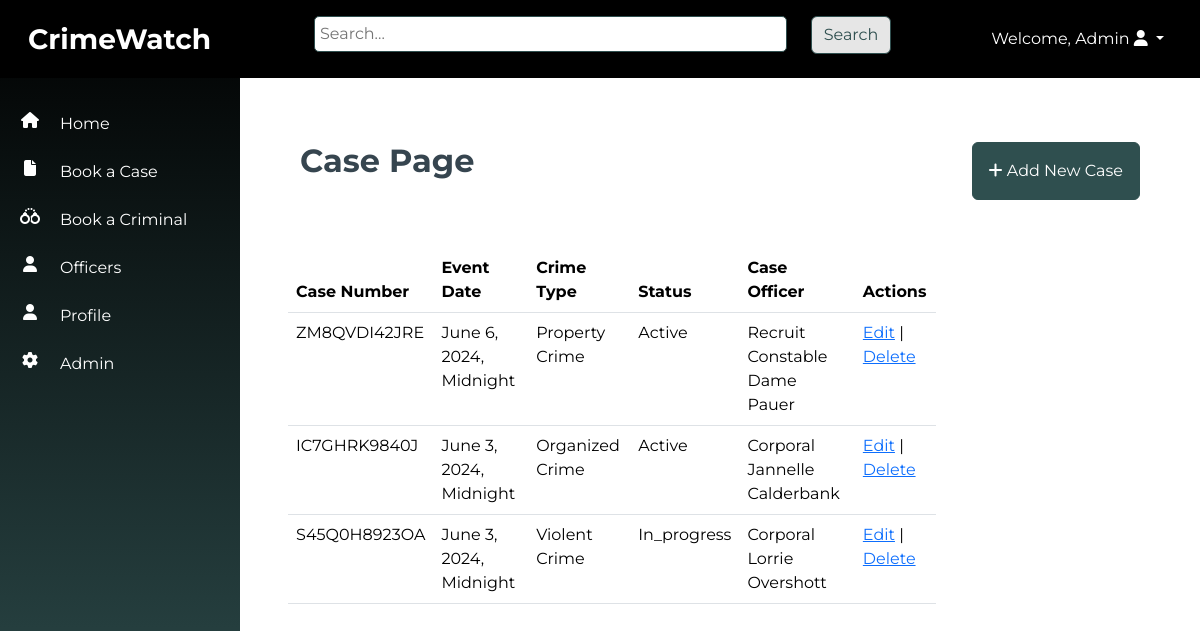
The app's page /cases/ (signed in) with its own data.
### cases/models.py (models this page shows, shortened)
class CriminalCase(models.Model):
    CASE_STATUS_CHOICES = [
        ('active', 'Active'),
        ('in_progress', 'In Progress'),
        ('closed', 'Closed'),
    ]
    case_number = models.CharField(max_length=12, unique=True, editable=False)
    event_date = models.DateTimeField()
    crime_type = models.ForeignKey(CrimeType, on_delete=models.CASCADE)
    crime_subcategory = models.ForeignKey(CrimeSubcategory, on_delete=models.CASCADE)
    location_of_crime = models.CharField(max_length=255)
    case_description = models.TextField()
    witnesses = models.CharField(max_length=255)
    known_suspects = models.CharField(max_length=255)
    arrested_suspects = models.CharField(max_length=255)
    case_status = models.CharField(max_length=12, choices=CASE_STATUS_CHOICES)
    pictures_of_evidence = models.ImageField(upload_to='src/images/', null=True, blank=True)
    case_officer = models.ForeignKey(Officer, on_delete=models.CASCADE, null=True)

class CrimeType(models.Model):
    name = models.CharField(max_length=100)
    def __str__(self):
        return self.name

### officers/models.py (models this page shows)
class Officer(models.Model):
    SEX_CHOICES = [
        ('male', 'Male'),
        ('female', 'Female'),
    ]
    RANK_CHOICES = [
        ('Recruit Constable', 'Recruit Constable'),
        ('Constable', 'Constable'),
        ('Corporal', 'Corporal'),
        ('Sergeant', 'Sergeant'),
        ('Sergeant Major', 'Major'),
        ('Inspector', 'Inspector'),
    ]
    DUTY_STATUS = [
        ('On Duty', 'On Duty'),
        ('Off Duty', 'Off Duty'),
    ]
    name = models.CharField(max_length=100)
    sex = models.CharField(max_length=10, choices=SEX_CHOICES, default="Male")
    rank = models.CharField(max_length=100, choices=RANK_CHOICES, blank=True)
    badge_number = models.IntegerField(unique=True)
    area = models.CharField(max_length=100)
    date_of_birth = models.DateField()
    phone_number = models.CharField(max_length=100)
    email = models.EmailField(unique=True)
    address = models.CharField(max_length=255)
    city = models.CharField(max_length=100)
    state = models.CharField(max_length=100)
    nationality = models.CharField(max_length=255, default="Nigerian")
    duty_status = models.CharField(max_length=10, choices=DUTY_STATUS, default="On Duty")
    def __str__(self):
        return f"{self.rank} {self.name}"

### cases/views.py (the view)
# urls.py: path('', views.case_list, name='case_list'),
@login_required
def case_list(request):
    cases = CriminalCase.objects.all()
    return render(request, 'case_list.html', {'cases': cases})

### cases/templates/case_list.html (shortened to what this page needs)
{% extends 'base.html' %}
{% block content %}
<div class="container-fluid p-5">
    <div class="row mb-5">
        <div class="col-6">
            <h1 class="fw-bold fs-2">Case Page</h1>
        </div>
        <div class="col-6 ">
            <a href="{% url 'case_create' %}" class="btn btn-primary p-3 float-end"><i class="fa fa-plus"></i> Add New Case</a>
        </div>
    </div>
    <div class="row">
        <table class="table w-75">
            <thead>
                <tr>
                    <th scope="col">Case Number</th>
                    <th scope="col">Event Date</th>
                    <th scope="col">Crime Type</th>
                    <th scope="col">Status</th>
                    <th scope="col">Case Officer</th>
                    <th scope="col">Actions</th>
                </tr>
            </thead>
            <tbody>
                {% for case in cases %}
                    <tr>
                        <td class="text-capitalize">{{ case.case_number }}</td>
                        <td class="text-capitalize">{{ case.event_date}}</td>
                        <td class="text-capitalize">{{ case.crime_type }}</td>
                        <td class="text-capitalize">{{ case.case_status }}</td>
                        <td class="text-capitalize">{{ case.case_officer }}</td>
                        <td>
                            <a href="{% url 'case_update' case.pk %}">Edit</a> |
                            <a href="{% url 'case_delete' case.pk %}">Delete</a>
                        </td>
                    </tr>
                {% endfor %}
            </tbody>
        </table>
    </div>
</div>
{% endblock %}

### templates/base.html (shortened to what this page needs)
<!DOCTYPE html>
<html lang="en">
<head>
    <link rel="stylesheet" href="https://cdnjs.cloudflare.com/ajax/libs/font-awesome/6.5.2/css/all.min.css">
    {% load static %}
    <link rel="stylesheet" type="text/css" href="{% static 'src/styles.css' %}">
    <link href="https://cdn.jsdelivr.net/npm/bootstrap@5.3.3/dist/css/bootstrap.min.css" rel="stylesheet">
</head>
<body>
    <nav class="navbar navbar-expand-sm navbar-dark p-3">
        <div class="container-fluid">
            <div class="col-md-3"><a class="navbar-brand fs-3 fw-bold" href="{% url 'home' %}">CrimeWatch</a></div>
            <div class="col-md-6 d-none d-sm-block">
              <form method="get" action="{% url 'search_results' %}">
                <div class="row mb-2 align-items-start">
                  <div class="col-md-10">
                    <input type="text" name="q" placeholder="Search...">
                  </div>
                  <div class="col-md-2 rounded-top">
                    <button type="submit" class="btn btn-gray">Search</button>
                  </div>
              </div>
            </form>
          </div>
                <div class="col-md-3 d-none d-sm-block float-end">
                  {% if user.is_authenticated %}
                  <ul class="navbar-nav ml-3 justify-content-end">
                  <li class="dropdown nav-item">
                      <a href="#" class="dropdown-toggle nav-link text-white text-capitalize" data-bs-toggle="dropdown">Welcome, {{ user.username }} <i class="fa fa-user"></i> <b class="caret"></b></a>
                  </li></ul>
                  {% else %}
                  <li><a href="{% url 'login' %}">Login</a></li>
                  {% endif %}
          </div>
        </div>
      </nav>
    <div class="container-fluid">
        <div class="row">
        <div class="vert-bar d-none d-sm-block">
            <ul class="navbar-nav">
              <li class="nav-item my-1  py-2 row align-items-start">
                <i class="col-3 fa fa-house text-center"></i>
                <a class="col-9 nav-link p-0 m-0" href="{% url 'home' %}">Home</a>
              </li>
              <li class="nav-item my-1  py-2 row align-items-start">
                <i class="col-3 fa fa-file text-center"></i>
                <a class="col-9 nav-link p-0 m-0" href="{% url 'case_create' %}">Book a Case</a>
              </li>
              <li class="nav-item my-1  py-2 row align-items-start">
                <i class="col-3 fa fa-handcuffs text-center"></i>
                <a class="col-9 nav-link p-0 m-0" href="{% url 'criminal_create' %}">Book a Criminal</a>
              </li>
              <li class="nav-item my-1 py-2 row align-items-start">
                <i class="col-3 fa fa-user text-center"></i>
                <a class="col-9 nav-link p-0 m-0" href="{% url 'officer_list' %}">Officers</a>
              </li>
              <li class="nav-item my-1 py-2 row align-items-start">
                <i class="col-3 fa fa-user text-center"></i>
                <a class="col-9 nav-link p-0 m-0" href="{% url 'profile' %}">Profile</a>
              </li>
              <li class="nav-item my-1 py-2 row align-items-start">
                <i class="col-3 fa fa-gear text-center"></i>
                <a class="col-9 nav-link p-0 m-0" href="{% url 'admin:index' %}">Admin</a>
              </li>
              </ul>
        </div>
        <div class="content pt-3">
            {% block content %}{% endblock %}
        </div>
        </div>
    </div>
</body>
</html>

### static/src/styles.css (style rules this page uses)
body { font-family: 'Montserrat', sans-serif !important; color: var(--charcoal) !important; }
:root { --dark-slate-gray:#2F4F4F; --dark-khaki: #BDB76B; --crimson-red: #DC143C; --ivory: ##FFFFF0; --charcoal: #36454F; --dim-gray: #696969; --orange: #FFa500 }
.navbar { background:black; color: var(--dark-slate-gray) !important; z-index: 2; }
.btn-primary { background-color: var(--dark-slate-gray) !important; border-color: var(--dark-slate-gray) !important; }
.btn-gray { background-color: #e6e6e6 !important; color: var(--ivory) !important; border-color: var(--dark-slate-gray) !important; }
.vert-bar { background-image: linear-gradient(180deg, black, var(--dark-slate-gray)) !important; position: fixed; top: 0; left: 0; z-index: 1; padding-top: 100px !important; width: 20% !important; height: 100%; color: white; padding: 20px 0; overflow-x: hidden; }
input[type="text"], input[type="number"], input[type="email"], input[type="date"], textarea { width:100%; border-radius: 5px; border: solid 1px #2F4F4F; padding:5px; }
.content { width:80% !important; margin: auto 0 0 20%; }

### records on screen
CriminalCase: case_number "ZM8QVDI42JRE", event_date "June 6, 2024, Midnight", crime_type "Property Crime", case_status "Active", case_officer "Recruit Constable Dame Pauer"
CriminalCase: case_number "IC7GHRK9840J", event_date "June 3, 2024, Midnight", crime_type "Organized Crime", case_status "Active", case_officer "Corporal Jannelle Calderbank"
CriminalCase: case_number "S45Q0H8923OA", event_date "June 3, 2024, Midnight", crime_type "Violent Crime", case_status "In_progress", case_officer "Corporal Lorrie Overshott"

### other values on screen
{{ user.username }} "Admin"
